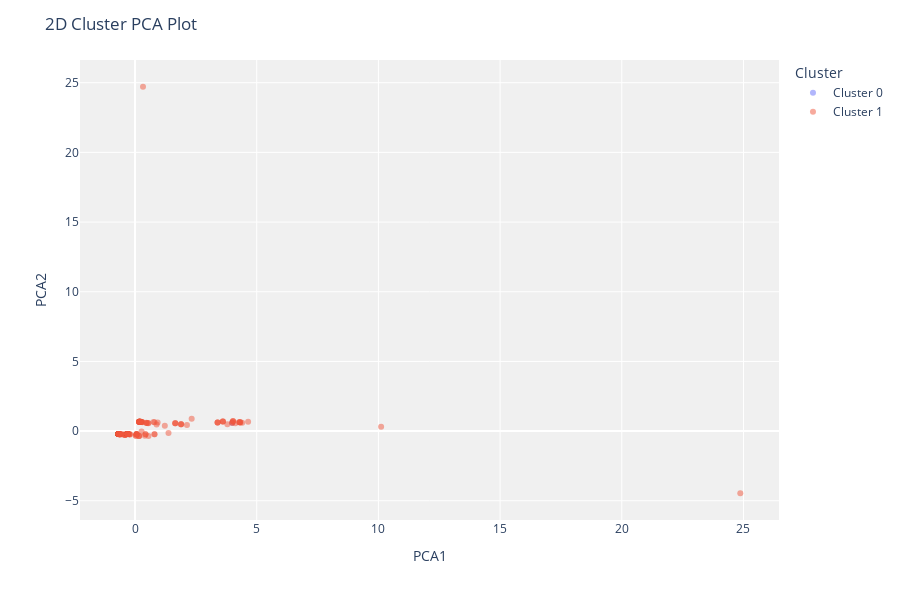

Here is the notebook cell this chart was saved with:
### Code cell
plot_model(kmeans)

### Figure 1 — Plotly figure (JSON) as saved in the notebook; plotly's stock layout.template omitted (floating-point values rounded to 4 significant figures; data arrays with more than 128 entries replaced by an {"elided": "..."} marker saying what was removed)
{"data": [{"customdata": [["POST"]], "hovertemplate": "Cluster=Cluster 0<br>PCA1=%{x}<br>PCA2=%{y}<br>Feature=%{customdata[0]}<extra></extra>", "legendgroup": "Cluster 0", "marker": {"color": "#636efa", "opacity": 0.5, "symbol": "circle"}, "mode": "markers", "name": "Cluster 0", "orientation": "v", "showlegend": true, "textposition": "top center", "type": "scatter", "x": [3.992], "xaxis": "x", "y": [0.5986], "yaxis": "y"}, {"customdata": {"elided": "327x1 str values"}, "hovertemplate": "Cluster=Cluster 1<br>PCA1=%{x}<br>PCA2=%{y}<br>Feature=%{customdata[0]}<extra></extra>", "legendgroup": "Cluster 1", "marker": {"color": "#EF553B", "opacity": 0.5, "symbol": "circle"}, "mode": "markers", "name": "Cluster 1", "orientation": "v", "showlegend": true, "textposition": "top center", "type": "scatter", "x": {"elided": "327 float values"}, "xaxis": "x", "y": {"elided": "327 float values"}, "yaxis": "y"}], "layout": {"height": 600, "legend": {"title": {"text": "Cluster"}, "tracegroupgap": 0}, "margin": {"t": 60}, "plot_bgcolor": "rgb(240,240,240)", "title": {"text": "2D Cluster PCA Plot"}, "xaxis": {"anchor": "y", "domain": [0, 1], "title": {"text": "PCA1"}}, "yaxis": {"anchor": "x", "domain": [0, 1], "title": {"text": "PCA2"}}}}
